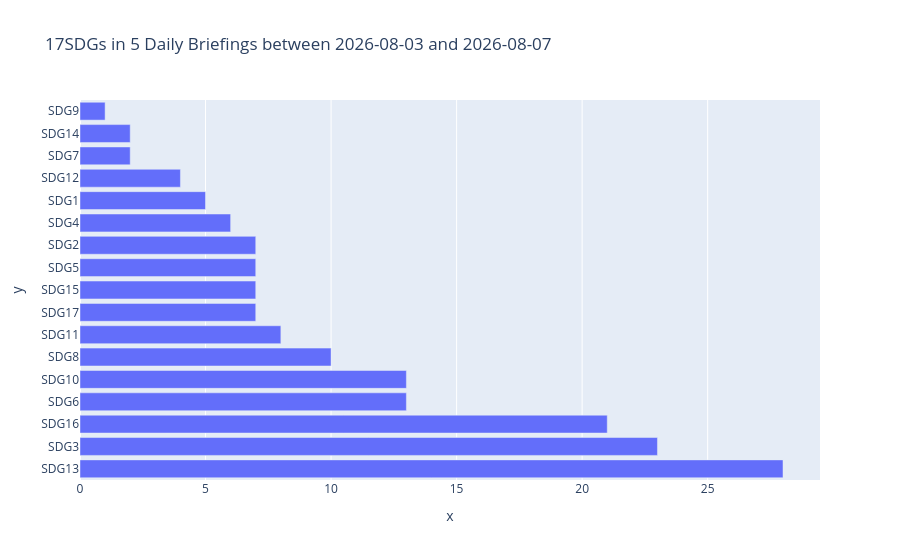

The code cell stored with this chart in its notebook:
### Markdown cell above
# Visualisation

### Code cell
import plotly.express as px

conn = get_db_connection()
llm = "llama3.2"
df = get_sdgs_between_dates(conn=conn, start_date=start_date, end_date=end_date)
x = df[df["model"] == llm][["sdg"]].value_counts().values  # frequency of each SDG in the sections.
y = [
    x[0] for x in df[df["model"] == llm][["sdg"]].value_counts().index
]  # values from the "sdg" column with values: ["SDG1", "SDG2", ..., "SDG17"]

fig = px.bar(
    df,
    x=x,
    y=y,
    orientation="h",
    title=f"17SDGs in {len(df.briefing_id.unique())} Daily Briefings between {str(datetime.strptime(str(df.briefing_id.min()), "%Y%m%d"))[:10]} and {str(datetime.strptime(str(df.briefing_id.max()), "%Y%m%d"))[:10]}",
)
fig.show()

### Figure 1 — Plotly figure (JSON) as saved in the notebook; plotly's stock layout.template omitted (floating-point values rounded to 4 significant figures)
{"data": [{"hovertemplate": "x=%{x}<br>y=%{y}<extra></extra>", "legendgroup": "", "marker": {"color": "#636efa", "pattern": {"shape": ""}}, "name": "", "orientation": "h", "showlegend": false, "textposition": "auto", "type": "bar", "x": [28, 23, 21, 13, 13, 10, 8, 7, 7, 7, 7, 6, 5, 4, 2, 2, 1], "xaxis": "x", "y": ["SDG13", "SDG3", "SDG16", "SDG6", "SDG10", "SDG8", "SDG11", "SDG17", "SDG15", "SDG5", "SDG2", "SDG4", "SDG1", "SDG12", "SDG7", "SDG14", "SDG9"], "yaxis": "y"}], "layout": {"barmode": "relative", "legend": {"tracegroupgap": 0}, "title": {"text": "17SDGs in 5 Daily Briefings between 2026-08-03 and 2026-08-07"}, "xaxis": {"anchor": "y", "domain": [0, 1], "title": {"text": "x"}}, "yaxis": {"anchor": "x", "domain": [0, 1], "title": {"text": "y"}}}}
